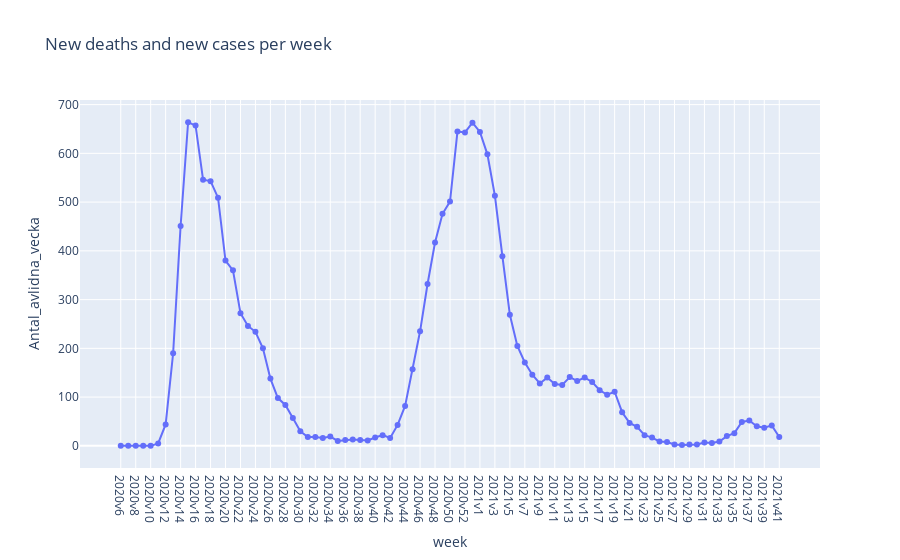
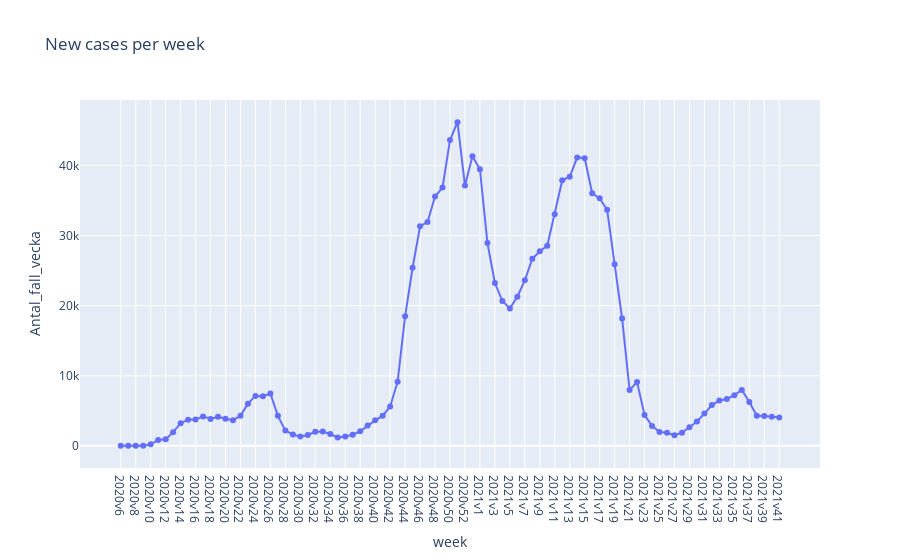
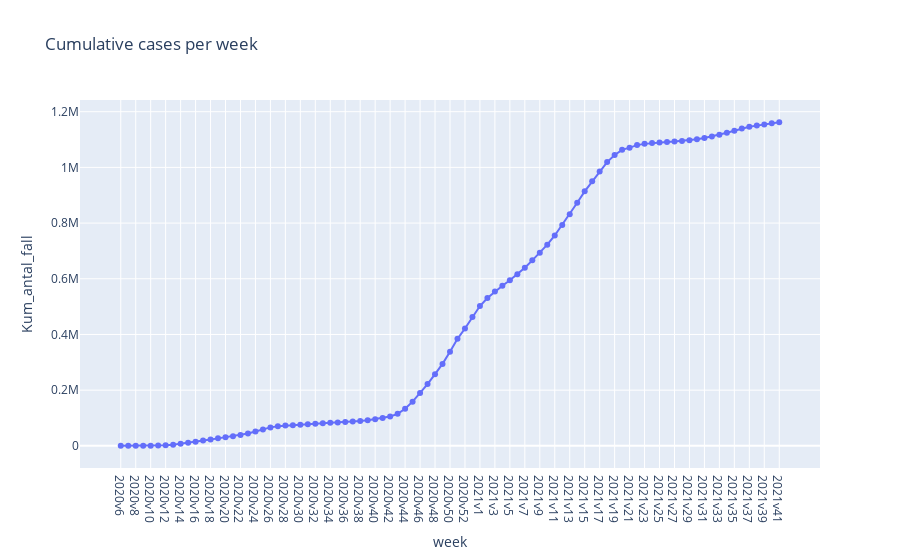
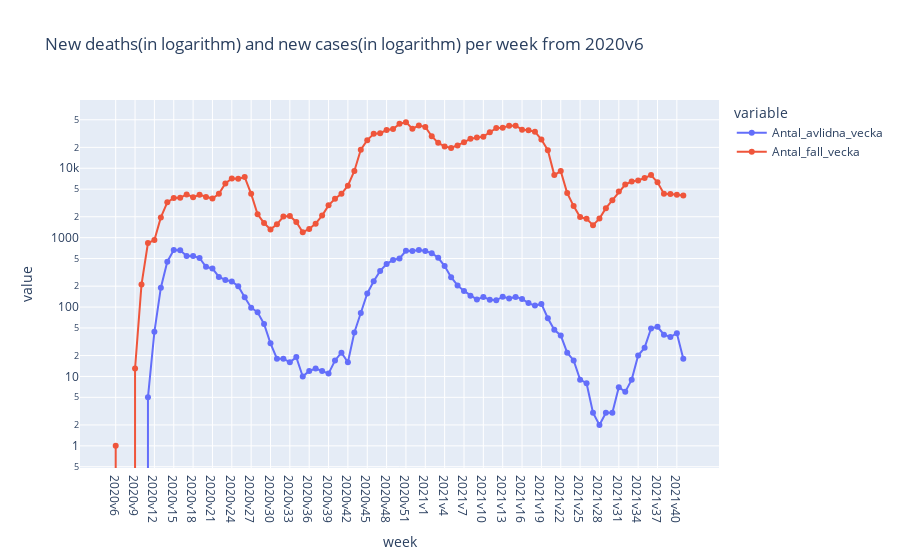

Notebook source saved alongside these figures, in order:
### Code cell
y_variables = {"Antal_avlidna_vecka": "New deaths per week","Antal_fall_vecka" : "New cases per week", "Antal_avlidna_vecka": "New deaths and new cases per week", "Kum_antal_fall": "Cumulative cases per week"}

for y_variable in y_variables:
    px_line(y=y_variable, title=y_variables[y_variable])

px_line(y=["Antal_avlidna_vecka", "Antal_fall_vecka"], log_y=True, title="New deaths(in logarithm) and new cases(in logarithm) per week from 2020v6")

### Figure 1 — Plotly figure (JSON) as saved in the notebook; plotly's stock layout.template omitted (floating-point values rounded to 4 significant figures)
{"data": [{"hovertemplate": "week=%{x}<br>Antal_avlidna_vecka=%{y}<extra></extra>", "legendgroup": "", "line": {"color": "#636efa", "dash": "solid"}, "marker": {"symbol": "circle"}, "mode": "markers+lines", "name": "", "orientation": "v", "showlegend": false, "type": "scatter", "x": ["2020v6", "2020v7", "2020v8", "2020v9", "2020v10", "2020v11", "2020v12", "2020v13", "2020v14", "2020v15", "2020v16", "2020v17", "2020v18", "2020v19", "2020v20", "2020v21", "2020v22", "2020v23", "2020v24", "2020v25", "2020v26", "2020v27", "2020v28", "2020v29", "2020v30", "2020v31", "2020v32", "2020v33", "2020v34", "2020v35", "2020v36", "2020v37", "2020v38", "2020v39", "2020v40", "2020v41", "2020v42", "2020v43", "2020v44", "2020v45", "2020v46", "2020v47", "2020v48", "2020v49", "2020v50", "2020v51", "2020v52", "2020v53", "2021v1", "2021v2", "2021v3", "2021v4", "2021v5", "2021v6", "2021v7", "2021v8", "2021v9", "2021v10", "2021v11", "2021v12", "2021v13", "2021v14", "2021v15", "2021v16", "2021v17", "2021v18", "2021v19", "2021v20", "2021v21", "2021v22", "2021v23", "2021v24", "2021v25", "2021v26", "2021v27", "2021v28", "2021v29", "2021v30", "2021v31", "2021v32", "2021v33", "2021v34", "2021v35", "2021v36", "2021v37", "2021v38", "2021v39", "2021v40", "2021v41"], "xaxis": "x", "y": [0, 0, 0, 0, 0, 5, 44, 190, 451, 664, 657, 546, 543, 509, 380, 360, 272, 246, 234, 200, 138, 98, 84, 57, 30, 18, 18, 16, 19, 10, 12, 13, 12, 11, 17, 22, 16, 43, 82, 157, 235, 332, 417, 476, 501, 645, 643, 663, 644, 598, 513, 389, 269, 205, 171, 146, 128, 140, 127, 125, 141, 133, 140, 131, 114, 105, 111, 69, 47, 39, 22, 17, 9, 8, 3, 2, 3, 3, 7, 6, 9, 20, 26, 49, 52, 40, 37, 42, 18], "yaxis": "y"}], "layout": {"hovermode": "x", "legend": {"tracegroupgap": 0}, "title": {"text": "New deaths and new cases per week"}, "xaxis": {"anchor": "y", "domain": [0, 1], "showspikes": true, "spikecolor": "green", "spikedash": "solid", "spikemode": "across", "spikesnap": "cursor", "title": {"text": "week"}}, "yaxis": {"anchor": "x", "domain": [0, 1], "title": {"text": "Antal_avlidna_vecka"}}}}

### Figure 2 — Plotly figure (JSON) as saved in the notebook; plotly's stock layout.template omitted (floating-point values rounded to 4 significant figures)
{"data": [{"hovertemplate": "week=%{x}<br>Antal_fall_vecka=%{y}<extra></extra>", "legendgroup": "", "line": {"color": "#636efa", "dash": "solid"}, "marker": {"symbol": "circle"}, "mode": "markers+lines", "name": "", "orientation": "v", "showlegend": false, "type": "scatter", "x": ["2020v6", "2020v7", "2020v8", "2020v9", "2020v10", "2020v11", "2020v12", "2020v13", "2020v14", "2020v15", "2020v16", "2020v17", "2020v18", "2020v19", "2020v20", "2020v21", "2020v22", "2020v23", "2020v24", "2020v25", "2020v26", "2020v27", "2020v28", "2020v29", "2020v30", "2020v31", "2020v32", "2020v33", "2020v34", "2020v35", "2020v36", "2020v37", "2020v38", "2020v39", "2020v40", "2020v41", "2020v42", "2020v43", "2020v44", "2020v45", "2020v46", "2020v47", "2020v48", "2020v49", "2020v50", "2020v51", "2020v52", "2020v53", "2021v1", "2021v2", "2021v3", "2021v4", "2021v5", "2021v6", "2021v7", "2021v8", "2021v9", "2021v10", "2021v11", "2021v12", "2021v13", "2021v14", "2021v15", "2021v16", "2021v17", "2021v18", "2021v19", "2021v20", "2021v21", "2021v22", "2021v23", "2021v24", "2021v25", "2021v26", "2021v27", "2021v28", "2021v29", "2021v30", "2021v31", "2021v32", "2021v33", "2021v34", "2021v35", "2021v36", "2021v37", "2021v38", "2021v39", "2021v40", "2021v41"], "xaxis": "x", "y": [1, 0, 0, 13, 211, 838, 924, 1957, 3229, 3740, 3752, 4203, 3832, 4153, 3869, 3659, 4280, 6021, 7123, 7073, 7455, 4279, 2179, 1622, 1316, 1556, 2014, 2052, 1687, 1200, 1332, 1592, 2080, 2919, 3642, 4278, 5620, 9155, 18474, 25405, 31319, 31944, 35560, 36837, 43631, 46177, 37134, 41323, 39455, 28942, 23230, 20660, 19605, 21283, 23615, 26690, 27748, 28555, 33033, 37881, 38386, 41147, 41038, 36032, 35306, 33680, 25916, 18169, 7974, 9094, 4394, 2848, 1982, 1869, 1514, 1881, 2662, 3459, 4608, 5820, 6466, 6688, 7236, 7972, 6266, 4298, 4241, 4141, 4062], "yaxis": "y"}], "layout": {"hovermode": "x", "legend": {"tracegroupgap": 0}, "title": {"text": "New cases per week"}, "xaxis": {"anchor": "y", "domain": [0, 1], "showspikes": true, "spikecolor": "green", "spikedash": "solid", "spikemode": "across", "spikesnap": "cursor", "title": {"text": "week"}}, "yaxis": {"anchor": "x", "domain": [0, 1], "title": {"text": "Antal_fall_vecka"}}}}

### Figure 3 — Plotly figure (JSON) as saved in the notebook; plotly's stock layout.template omitted (floating-point values rounded to 4 significant figures)
{"data": [{"hovertemplate": "week=%{x}<br>Kum_antal_fall=%{y}<extra></extra>", "legendgroup": "", "line": {"color": "#636efa", "dash": "solid"}, "marker": {"symbol": "circle"}, "mode": "markers+lines", "name": "", "orientation": "v", "showlegend": false, "type": "scatter", "x": ["2020v6", "2020v7", "2020v8", "2020v9", "2020v10", "2020v11", "2020v12", "2020v13", "2020v14", "2020v15", "2020v16", "2020v17", "2020v18", "2020v19", "2020v20", "2020v21", "2020v22", "2020v23", "2020v24", "2020v25", "2020v26", "2020v27", "2020v28", "2020v29", "2020v30", "2020v31", "2020v32", "2020v33", "2020v34", "2020v35", "2020v36", "2020v37", "2020v38", "2020v39", "2020v40", "2020v41", "2020v42", "2020v43", "2020v44", "2020v45", "2020v46", "2020v47", "2020v48", "2020v49", "2020v50", "2020v51", "2020v52", "2020v53", "2021v1", "2021v2", "2021v3", "2021v4", "2021v5", "2021v6", "2021v7", "2021v8", "2021v9", "2021v10", "2021v11", "2021v12", "2021v13", "2021v14", "2021v15", "2021v16", "2021v17", "2021v18", "2021v19", "2021v20", "2021v21", "2021v22", "2021v23", "2021v24", "2021v25", "2021v26", "2021v27", "2021v28", "2021v29", "2021v30", "2021v31", "2021v32", "2021v33", "2021v34", "2021v35", "2021v36", "2021v37", "2021v38", "2021v39", "2021v40", "2021v41"], "xaxis": "x", "y": [1, 1, 1, 14, 225, 1063, 1987, 3944, 7173, 10913, 14665, 18868, 22700, 26853, 30722, 34381, 38661, 44682, 51805, 58878, 66333, 70612, 72791, 74413, 75729, 77285, 79299, 81351, 83038, 84238, 85570, 87162, 89242, 92161, 95803, 100081, 105701, 114856, 133330, 158735, 190054, 221998, 257558, 294395, 338026, 384203, 421337, 462660, 502115, 531057, 554287, 574947, 594552, 615835, 639450, 666140, 693888, 722443, 755476, 793357, 831743, 872890, 913928, 949960, 985266, 1018946, 1044862, 1063031, 1071005, 1080099, 1084493, 1087341, 1089323, 1091192, 1092706, 1094587, 1097249, 1100708, 1105316, 1111136, 1117602, 1124290, 1131526, 1139498, 1145764, 1150062, 1154303, 1158444, 1162506], "yaxis": "y"}], "layout": {"hovermode": "x", "legend": {"tracegroupgap": 0}, "title": {"text": "Cumulative cases per week"}, "xaxis": {"anchor": "y", "domain": [0, 1], "showspikes": true, "spikecolor": "green", "spikedash": "solid", "spikemode": "across", "spikesnap": "cursor", "title": {"text": "week"}}, "yaxis": {"anchor": "x", "domain": [0, 1], "title": {"text": "Kum_antal_fall"}}}}

### Figure 4 — Plotly figure (JSON) as saved in the notebook; plotly's stock layout.template omitted (floating-point values rounded to 4 significant figures)
{"data": [{"hovertemplate": "variable=Antal_avlidna_vecka<br>week=%{x}<br>value=%{y}<extra></extra>", "legendgroup": "Antal_avlidna_vecka", "line": {"color": "#636efa", "dash": "solid"}, "marker": {"symbol": "circle"}, "mode": "markers+lines", "name": "Antal_avlidna_vecka", "orientation": "v", "showlegend": true, "type": "scatter", "x": ["2020v6", "2020v7", "2020v8", "2020v9", "2020v10", "2020v11", "2020v12", "2020v13", "2020v14", "2020v15", "2020v16", "2020v17", "2020v18", "2020v19", "2020v20", "2020v21", "2020v22", "2020v23", "2020v24", "2020v25", "2020v26", "2020v27", "2020v28", "2020v29", "2020v30", "2020v31", "2020v32", "2020v33", "2020v34", "2020v35", "2020v36", "2020v37", "2020v38", "2020v39", "2020v40", "2020v41", "2020v42", "2020v43", "2020v44", "2020v45", "2020v46", "2020v47", "2020v48", "2020v49", "2020v50", "2020v51", "2020v52", "2020v53", "2021v1", "2021v2", "2021v3", "2021v4", "2021v5", "2021v6", "2021v7", "2021v8", "2021v9", "2021v10", "2021v11", "2021v12", "2021v13", "2021v14", "2021v15", "2021v16", "2021v17", "2021v18", "2021v19", "2021v20", "2021v21", "2021v22", "2021v23", "2021v24", "2021v25", "2021v26", "2021v27", "2021v28", "2021v29", "2021v30", "2021v31", "2021v32", "2021v33", "2021v34", "2021v35", "2021v36", "2021v37", "2021v38", "2021v39", "2021v40", "2021v41"], "xaxis": "x", "y": [0, 0, 0, 0, 0, 5, 44, 190, 451, 664, 657, 546, 543, 509, 380, 360, 272, 246, 234, 200, 138, 98, 84, 57, 30, 18, 18, 16, 19, 10, 12, 13, 12, 11, 17, 22, 16, 43, 82, 157, 235, 332, 417, 476, 501, 645, 643, 663, 644, 598, 513, 389, 269, 205, 171, 146, 128, 140, 127, 125, 141, 133, 140, 131, 114, 105, 111, 69, 47, 39, 22, 17, 9, 8, 3, 2, 3, 3, 7, 6, 9, 20, 26, 49, 52, 40, 37, 42, 18], "yaxis": "y"}, {"hovertemplate": "variable=Antal_fall_vecka<br>week=%{x}<br>value=%{y}<extra></extra>", "legendgroup": "Antal_fall_vecka", "line": {"color": "#EF553B", "dash": "solid"}, "marker": {"symbol": "circle"}, "mode": "markers+lines", "name": "Antal_fall_vecka", "orientation": "v", "showlegend": true, "type": "scatter", "x": ["2020v6", "2020v7", "2020v8", "2020v9", "2020v10", "2020v11", "2020v12", "2020v13", "2020v14", "2020v15", "2020v16", "2020v17", "2020v18", "2020v19", "2020v20", "2020v21", "2020v22", "2020v23", "2020v24", "2020v25", "2020v26", "2020v27", "2020v28", "2020v29", "2020v30", "2020v31", "2020v32", "2020v33", "2020v34", "2020v35", "2020v36", "2020v37", "2020v38", "2020v39", "2020v40", "2020v41", "2020v42", "2020v43", "2020v44", "2020v45", "2020v46", "2020v47", "2020v48", "2020v49", "2020v50", "2020v51", "2020v52", "2020v53", "2021v1", "2021v2", "2021v3", "2021v4", "2021v5", "2021v6", "2021v7", "2021v8", "2021v9", "2021v10", "2021v11", "2021v12", "2021v13", "2021v14", "2021v15", "2021v16", "2021v17", "2021v18", "2021v19", "2021v20", "2021v21", "2021v22", "2021v23", "2021v24", "2021v25", "2021v26", "2021v27", "2021v28", "2021v29", "2021v30", "2021v31", "2021v32", "2021v33", "2021v34", "2021v35", "2021v36", "2021v37", "2021v38", "2021v39", "2021v40", "2021v41"], "xaxis": "x", "y": [1, 0, 0, 13, 211, 838, 924, 1957, 3229, 3740, 3752, 4203, 3832, 4153, 3869, 3659, 4280, 6021, 7123, 7073, 7455, 4279, 2179, 1622, 1316, 1556, 2014, 2052, 1687, 1200, 1332, 1592, 2080, 2919, 3642, 4278, 5620, 9155, 18474, 25405, 31319, 31944, 35560, 36837, 43631, 46177, 37134, 41323, 39455, 28942, 23230, 20660, 19605, 21283, 23615, 26690, 27748, 28555, 33033, 37881, 38386, 41147, 41038, 36032, 35306, 33680, 25916, 18169, 7974, 9094, 4394, 2848, 1982, 1869, 1514, 1881, 2662, 3459, 4608, 5820, 6466, 6688, 7236, 7972, 6266, 4298, 4241, 4141, 4062], "yaxis": "y"}], "layout": {"hovermode": "x", "legend": {"title": {"text": "variable"}, "tracegroupgap": 0}, "title": {"text": "New deaths(in logarithm) and new cases(in logarithm) per week from 2020v6"}, "xaxis": {"anchor": "y", "domain": [0, 1], "showspikes": true, "spikecolor": "green", "spikedash": "solid", "spikemode": "across", "spikesnap": "cursor", "title": {"text": "week"}}, "yaxis": {"anchor": "x", "domain": [0, 1], "title": {"text": "value"}, "type": "log"}}}
